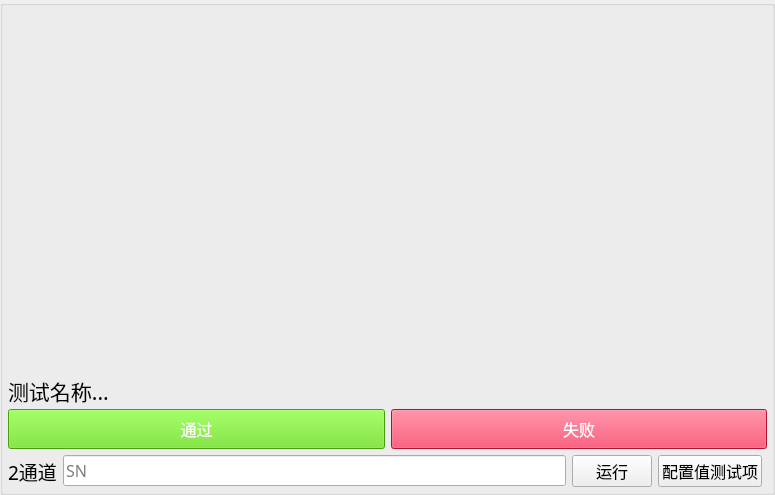
  <widget class="QGroupBox" name="groupBox_5">
   <property name="geometry">
    <rect>
     <x>1145</x>
     <y>0</y>
     <width>775</width>
     <height>495</height>
    </rect>
   </property>
   <property name="styleSheet">
    <string notr="true">QPushButton#pushButton_203{
color:white;
background:#64dd17;
}
QPushButton#pushButton_204{
color:white;
background:#ff1744;
}</string>
   </property>
   <property name="title">
    <string/>
   </property>
   <layout class="QVBoxLayout" name="verticalLayout_3">
    <property name="leftMargin">
     <number>5</number>
    </property>
    <property name="topMargin">
     <number>5</number>
    </property>
    <property name="rightMargin">
     <number>5</number>
    </property>
    <property name="bottomMargin">
     <number>5</number>
    </property>
    <item>
     <widget class="QStackedWidget" name="stackedWidget_2">
      <property name="sizePolicy">
       <sizepolicy hsizetype="Expanding" vsizetype="Expanding">
        <horstretch>0</horstretch>
        <verstretch>0</verstretch>
       </sizepolicy>
      </property>
      <property name="currentIndex">
       <number>0</number>
      </property>
      <widget class="QWidget" name="page_201">
       <layout class="QVBoxLayout" name="verticalLayout_11">
        <property name="leftMargin">
         <number>0</number>
        </property>
        <property name="topMargin">
         <number>0</number>
        </property>
        <property name="rightMargin">
         <number>0</number>
        </property>
        <property name="bottomMargin">
         <number>0</number>
        </property>
        <item>
         <layout class="QHBoxLayout" name="horizontalLayout_24">
          <item>
           <widget class="QLabel" name="label_201">
            <property name="sizePolicy">
             <sizepolicy hsizetype="Expanding" vsizetype="Expanding">
              <horstretch>5</horstretch>
              <verstretch>0</verstretch>
             </sizepolicy>
            </property>
            <property name="font">
             <font>
              <family>微软雅黑</family>
              <pointsize>28</pointsize>
             </font>
            </property>
            <property name="text">
             <string/>
            </property>
            <property name="alignment">
             <set>Qt::AlignCenter</set>
            </property>
           </widget>
          </item>
         </layout>
        </item>
        <item>
         <widget class="QLabel" name="label_203">
          <property name="minimumSize">
           <size>
            <width>0</width>
            <height>25</height>
           </size>
          </property>
          <property name="maximumSize">
           <size>
            <width>16777215</width>
            <height>25</height>
           </size>
          </property>
          <property name="font">
           <font>
            <family>黑体</family>
            <pointsize>16</pointsize>
           </font>
          </property>
          <property name="text">
           <string>测试名称...</string>
          </property>
         </widget>
        </item>
        <item>
         <layout class="QHBoxLayout" name="horizontalLayout_27">
          <item>
           <widget class="QPushButton" name="pushButton_203">
            <property name="sizePolicy">
             <sizepolicy hsizetype="Minimum" vsizetype="Fixed">
              <horstretch>0</horstretch>
              <verstretch>0</verstretch>
             </sizepolicy>
            </property>
            <property name="minimumSize">
             <size>
              <width>0</width>
              <height>40</height>
             </size>
            </property>
            <property name="maximumSize">
             <size>
              <width>16777215</width>
              <height>40</height>
             </size>
            </property>
            <property name="font">
             <font>
              <family>黑体</family>
              <pointsize>12</pointsize>
             </font>
            </property>
            <property name="focusPolicy">
             <enum>Qt::NoFocus</enum>
            </property>
            <property name="text">
             <string>通过</string>
            </property>
           </widget>
          </item>
          <item>
           <widget class="QPushButton" name="pushButton_204">
            <property name="sizePolicy">
             <sizepolicy hsizetype="Minimum" vsizetype="Fixed">
              <horstretch>0</horstretch>
              <verstretch>0</verstretch>
             </sizepolicy>
            </property>
            <property name="minimumSize">
             <size>
              <width>0</width>
              <height>40</height>
             </size>
            </property>
            <property name="maximumSize">
             <size>
              <width>16777215</width>
              <height>40</height>
             </size>
            </property>
            <property name="font">
             <font>
              <family>黑体</family>
              <pointsize>12</pointsize>
             </font>
            </property>
            <property name="focusPolicy">
             <enum>Qt::NoFocus</enum>
            </property>
            <property name="text">
             <string>失败</string>
            </property>
           </widget>
          </item>
         </layout>
        </item>
       </layout>
      </widget>
      <widget class="QWidget" name="page_202">
       <layout class="QVBoxLayout" name="verticalLayout_7">
        <property name="leftMargin">
         <number>0</number>
        </property>
        <property name="topMargin">
         <number>0</number>
        </property>
        <property name="rightMargin">
         <number>0</number>
        </property>
        <property name="bottomMargin">
         <number>0</number>
        </property>
        <item>
         <widget class="QTableWidget" name="tableWidget_201"/>
        </item>
       </layout>
      </widget>
     </widget>
    </item>
    <item>
     <layout class="QHBoxLayout" name="horizontalLayout_19">
      <property name="rightMargin">
       <number>5</number>
      </property>
      <item>
       <widget class="QLabel" name="label_202">
        <property name="font">
         <font>
          <family>微软雅黑</family>
          <pointsize>14</pointsize>
         </font>
        </property>
        <property name="text">
         <string>2通道</string>
        </property>
       </widget>
      </item>
      <item>
       <widget class="QLineEdit" name="lineEdit_201">
        <property name="font">
         <font>
          <family>微软雅黑</family>
          <pointsize>12</pointsize>
         </font>
        </property>
        <property name="cursor">
         <cursorShape>IBeamCursor</cursorShape>
        </property>
        <property name="mouseTracking">
         <bool>false</bool>
        </property>
        <property name="focusPolicy">
         <enum>Qt::ClickFocus</enum>
        </property>
        <property name="text">
         <string/>
        </property>
        <property name="placeholderText">
         <string>SN</string>
        </property>
       </widget>
      </item>
      <item>
       <widget class="QPushButton" name="pushButton_201">
        <property name="font">
         <font>
          <family>微软雅黑</family>
          <pointsize>12</pointsize>
         </font>
        </property>
        <property name="focusPolicy">
         <enum>Qt::NoFocus</enum>
        </property>
        <property name="text">
         <string>运行</string>
        </property>
       </widget>
      </item>
      <item>
       <widget class="QPushButton" name="pushButton_202">
        <property name="font">
         <font>
          <family>微软雅黑</family>
          <pointsize>12</pointsize>
         </font>
        </property>
        <property name="focusPolicy">
         <enum>Qt::NoFocus</enum>
        </property>
        <property name="text">
         <string>配置值测试项</string>
        </property>
       </widget>
      </item>
     </layout>
    </item>
   </layout>
  </widget>
